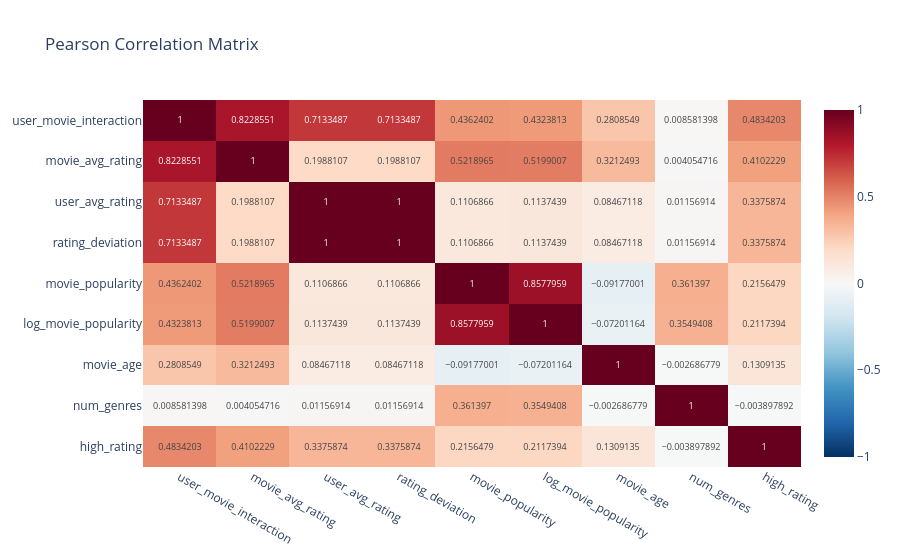

The cell this chart's notebook holds for it:
### Code cell
from src.eda import correlation_matrix, feature_target_summary

numeric_features = [
    "user_movie_interaction", "movie_avg_rating", "user_avg_rating",
    "rating_deviation", "movie_popularity", "log_movie_popularity",
    "movie_age", "num_genres", "high_rating"
]

# Heatmap
fig = correlation_matrix(df_featured, numeric_features)
fig.show()

# Ranked table
summary = feature_target_summary(df_featured, numeric_features[:-1])
print(summary)

### Figure 1 — Plotly figure (JSON) as saved in the notebook; plotly's stock layout.template omitted (floating-point values rounded to 4 significant figures)
{"data": [{"coloraxis": "coloraxis", "hovertemplate": "x: %{x}<br>y: %{y}<br>color: %{z}<extra></extra>", "name": "0", "texttemplate": "%{z}", "type": "heatmap", "x": ["user_movie_interaction", "movie_avg_rating", "user_avg_rating", "rating_deviation", "movie_popularity", "log_movie_popularity", "movie_age", "num_genres", "high_rating"], "xaxis": "x", "y": ["user_movie_interaction", "movie_avg_rating", "user_avg_rating", "rating_deviation", "movie_popularity", "log_movie_popularity", "movie_age", "num_genres", "high_rating"], "yaxis": "y", "z": [[1.0, 0.8229, 0.7133, 0.7133, 0.4362, 0.4324, 0.2809, 0.008581, 0.4834], [0.8229, 1.0, 0.1988, 0.1988, 0.5219, 0.5199, 0.3212, 0.004055, 0.4102], [0.7133, 0.1988, 1.0, 1.0, 0.1107, 0.1137, 0.08467, 0.01157, 0.3376], [0.7133, 0.1988, 1.0, 1.0, 0.1107, 0.1137, 0.08467, 0.01157, 0.3376], [0.4362, 0.5219, 0.1107, 0.1107, 1.0, 0.8578, -0.09177, 0.3614, 0.2156], [0.4324, 0.5199, 0.1137, 0.1137, 0.8578, 1.0, -0.07201, 0.3549, 0.2117], [0.2809, 0.3212, 0.08467, 0.08467, -0.09177, -0.07201, 1.0, -0.002687, 0.1309], [0.008581, 0.004055, 0.01157, 0.01157, 0.3614, 0.3549, -0.002687, 1.0, -0.003898], [0.4834, 0.4102, 0.3376, 0.3376, 0.2156, 0.2117, 0.1309, -0.003898, 1.0]]}], "layout": {"coloraxis": {"cmax": 1, "cmin": -1, "colorscale": [[0, "rgb(5,48,97)"], [0.1, "rgb(33,102,172)"], [0.2, "rgb(67,147,195)"], [0.3, "rgb(146,197,222)"], [0.4, "rgb(209,229,240)"], [0.5, "rgb(247,247,247)"], [0.6, "rgb(253,219,199)"], [0.7, "rgb(244,165,130)"], [0.8, "rgb(214,96,77)"], [0.9, "rgb(178,24,43)"], [1, "rgb(103,0,31)"]]}, "title": {"text": "Pearson Correlation Matrix"}, "xaxis": {"anchor": "y", "domain": [0, 1]}, "yaxis": {"anchor": "x", "autorange": "reversed", "domain": [0, 1]}}}
